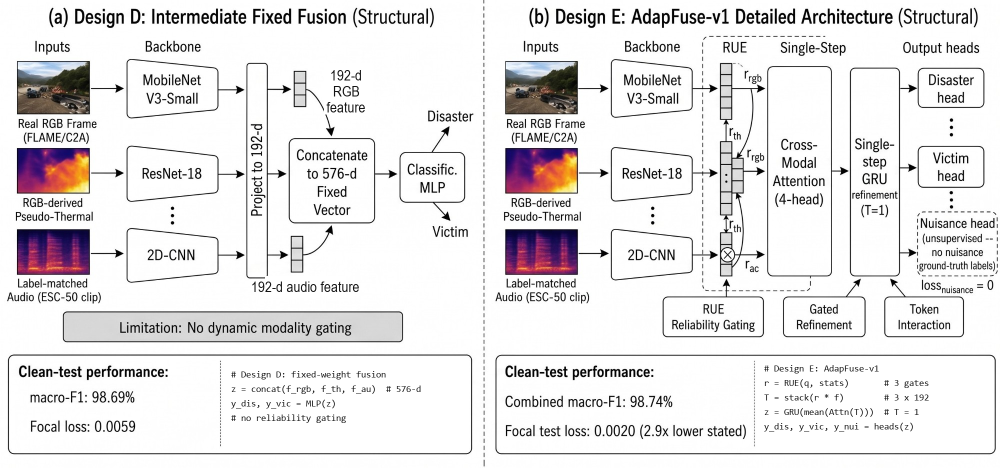
#> input picture images/generated/4.5.png, 2000 x 935 px, found by its file name (shown at 1/2 size)
$ python 4.5_font_patch.py
#> lines starting #> are read from the running program, lines starting #| are printed output that depends on the picture
"""Replace the monospace pseudo-code in Fig 4.5 with the figure's own sans font."""
from PIL import Image, ImageDraw, ImageFont

SRC = "E:/Research Projects/reserch writing/Co-Sup/images/generated/4.5.png"
OUT = "4.5_patched.png"
F = ImageFont.truetype("C:/Windows/Fonts/ARIALN.TTF", 26)
FB = ImageFont.truetype("C:/Windows/Fonts/ARIALNB.TTF", 26)
INK = (25, 25, 25)

im = Image.open(SRC).convert("RGB")
#> im is the input picture: PIL image 2000x935 RGB; mean R, G, B 230.8, 228.8, 229.7
d = ImageDraw.Draw(im)


def block(x0, y0, x1, y1, title, lines, x, y, step):
#> called with x0 = 450, y0 = 728, x1 = 935, y1 = 860, title = 'Design D: fixed-weight fusion', x = 462, y = 736, step = 31
    d.rectangle((x0, y0, x1, y1), fill=(255, 255, 255))
    d.text((x, y), title, font=FB, fill=INK)
    for i, s in enumerate(lines):
        d.text((x, y + step * (i + 1)), s, font=F, fill=INK)


block(450, 728, 935, 860, "Design D: fixed-weight fusion",
      ["z = concat(RGB, thermal, audio) = 576-d",
       "MLP(z) \u2192 disaster, victim",
       "No reliability gating"],
      462, 736, 31)

block(1514, 722, 1982, 870, "Design E: AdapFuse-v1",
      ["RUE \u2192 3 gates r from (q, stats)",
       "Tokens = r \u00d7 f   (3 \u00d7 192)",
       "z = GRU(mean(Attention(tokens))), 1 step",
       "Heads(z) \u2192 disaster, victim, nuisance"],
      1528, 726, 29)

im.save(OUT)
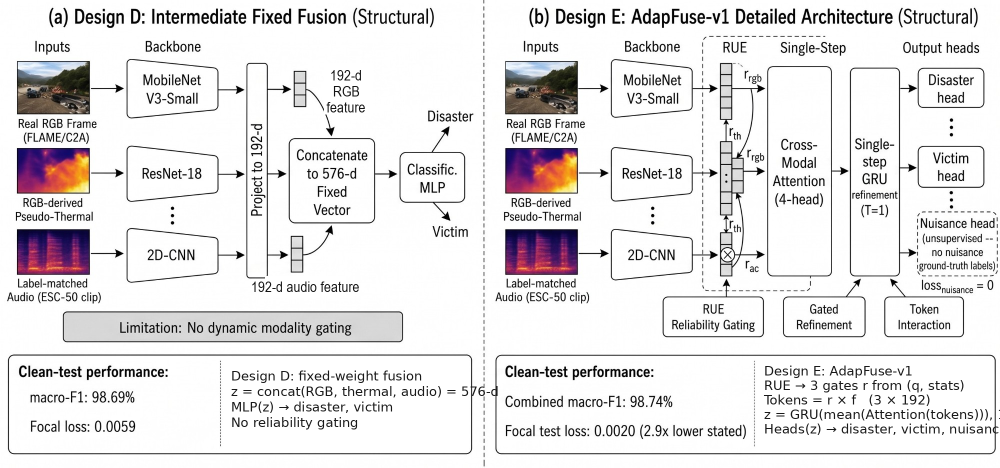
#> saved as 4.5_patched.png: PIL image 2000x935 RGB (shown at 1/2 size); mean R, G, B 229.6, 227.5, 228.4

$ run again, with images/generated/4.1.png copied over images/generated/4.5.png
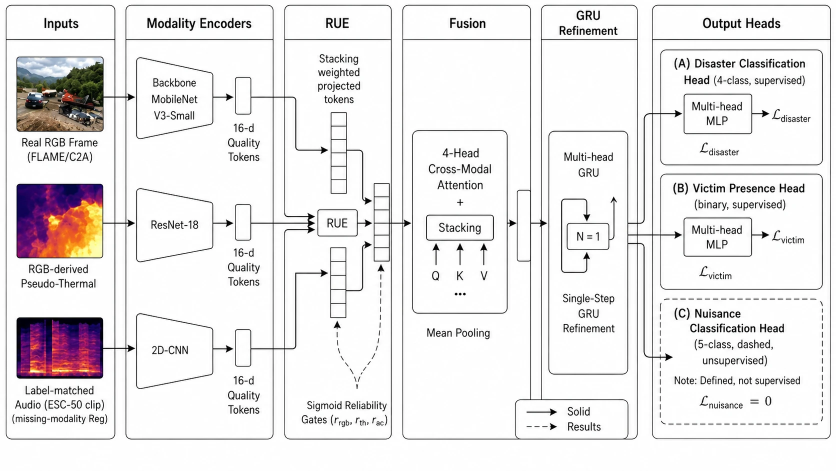
#> input picture images/generated/4.1.png, 1672 x 941 px, found by its file name (shown at 1/2 size)
#> im is the input picture: PIL image 1672x941 RGB; mean R, G, B 234.5, 232.2, 232.9
#> `im.save(OUT)`:
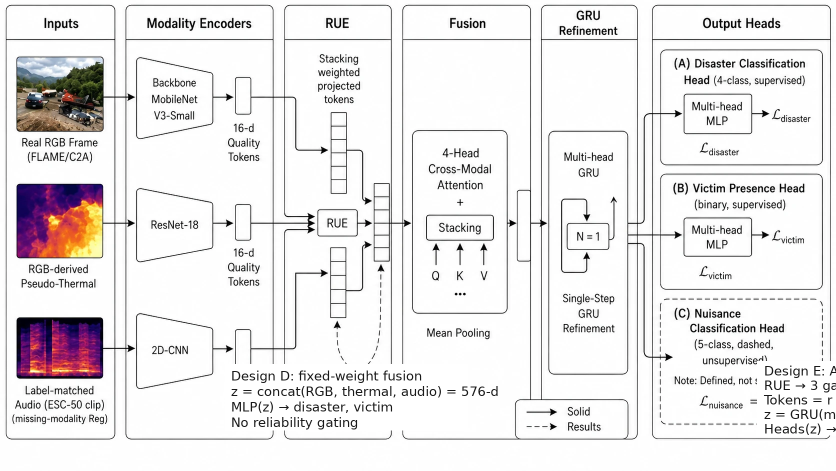
#> saved as 4.5_patched.png: PIL image 1672x941 RGB (shown at 1/2 size); mean R, G, B 233.6, 231.3, 232

$ run again, with images/generated/1.png copied over images/generated/4.5.png
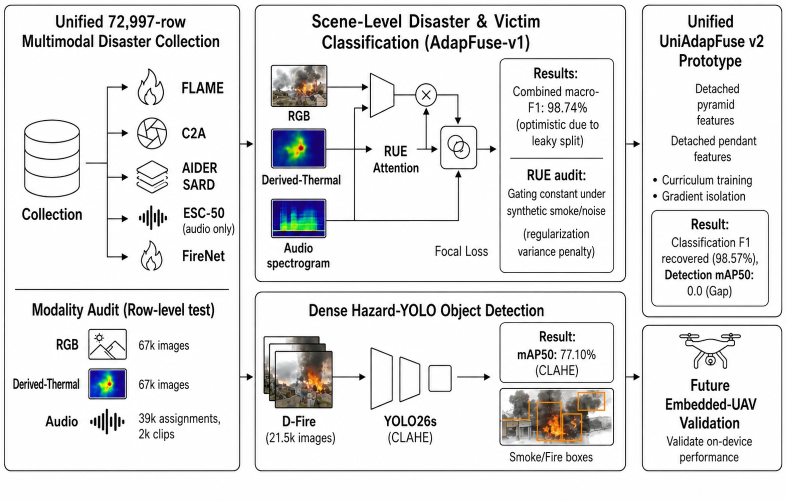
#> input picture images/generated/1.png, 1572 x 1001 px, found by its file name (shown at 1/2 size)
#> im is the input picture: PIL image 1572x1001 RGB; mean R, G, B 229, 229, 229.2
#> `im.save(OUT)`:
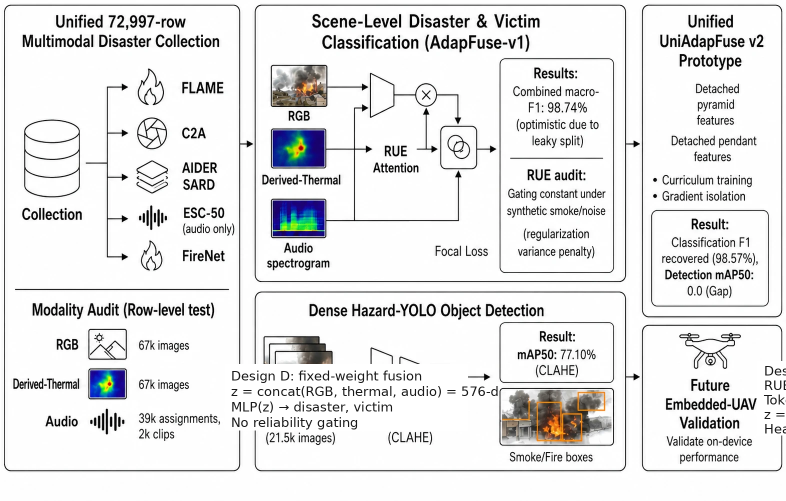
#> saved as 4.5_patched.png: PIL image 1572x1001 RGB (shown at 1/2 size); mean R, G, B 229.4, 229.5, 229.8

$ run again, with images/generated/fig_02_qualitative.png copied over images/generated/4.5.png
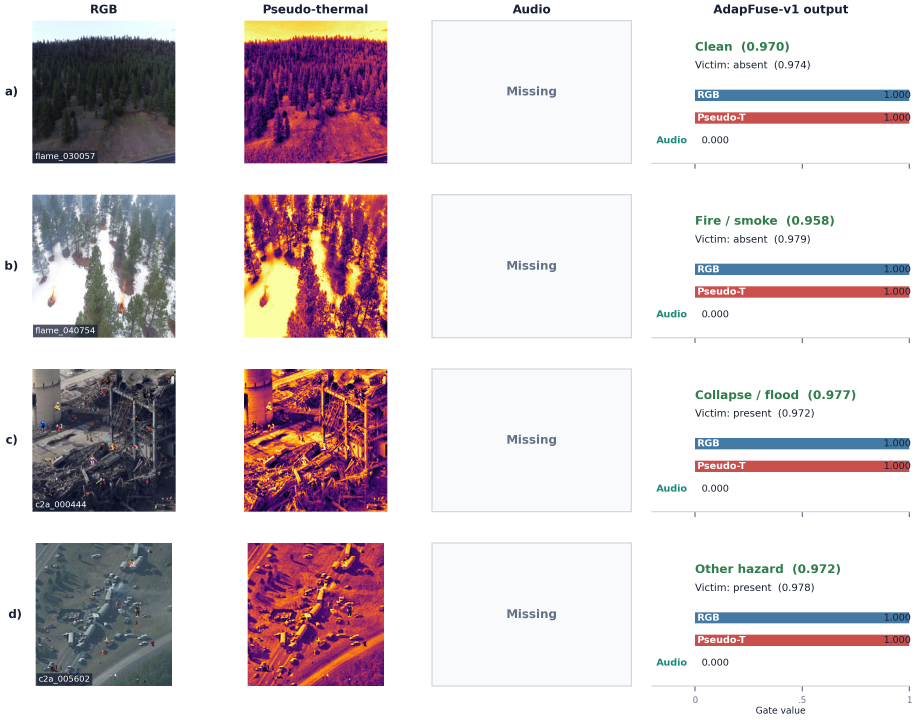
#> input picture images/generated/fig_02_qualitative.png, 2749 x 2160 px, found by its file name (shown at 1/3 size)
#> `im.save(OUT)`:
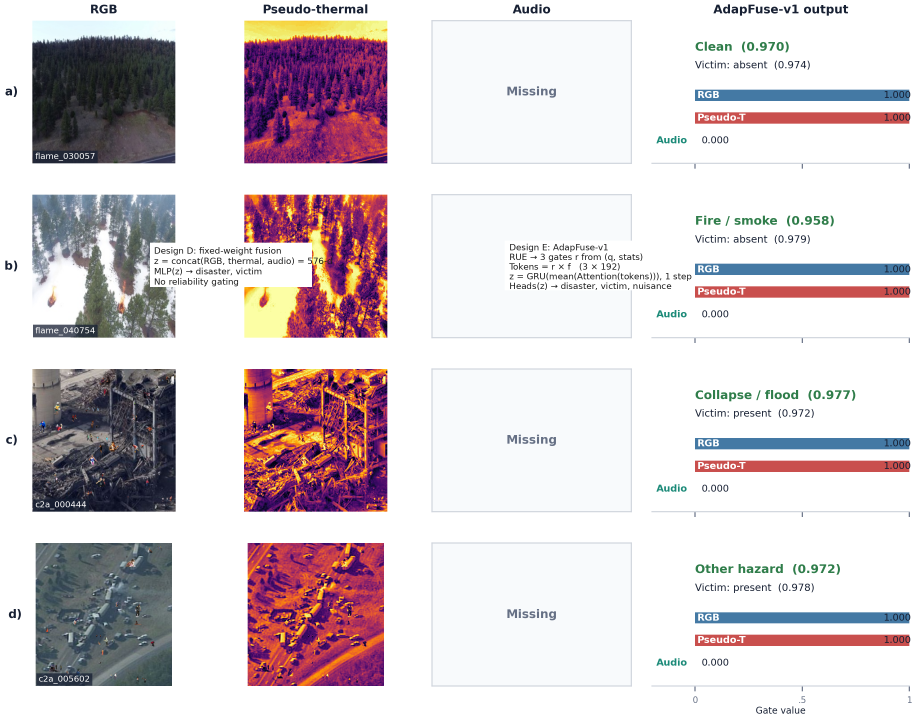
#> saved as 4.5_patched.png: PIL image 2749x2160 RGB (shown at 1/3 size); mean R, G, B 216.3, 206.4, 210.3
